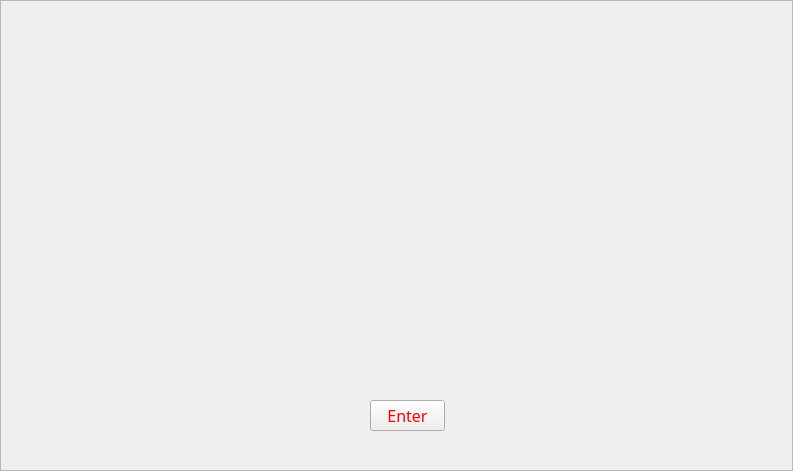
<?xml version="1.0" encoding="UTF-8"?>
<ui version="4.0">
 <class>Launch_Windows</class>
 <widget class="QWidget" name="Launch_Windows">
  <property name="geometry">
   <rect>
    <x>0</x>
    <y>0</y>
    <width>793</width>
    <height>471</height>
   </rect>
  </property>
  <property name="windowTitle">
   <string>Form</string>
  </property>
  <layout class="QGridLayout" name="gridLayout">
   <property name="leftMargin">
    <number>0</number>
   </property>
   <property name="topMargin">
    <number>0</number>
   </property>
   <property name="rightMargin">
    <number>0</number>
   </property>
   <property name="bottomMargin">
    <number>0</number>
   </property>
   <item row="0" column="0">
    <widget class="QFrame" name="frame">
     <property name="styleSheet">
      <string notr="true">#frame{
border-image:url(:/background/second_edition.png);
}</string>
     </property>
     <property name="frameShape">
      <enum>QFrame::StyledPanel</enum>
     </property>
     <property name="frameShadow">
      <enum>QFrame::Raised</enum>
     </property>
     <widget class="QPushButton" name="pushButton">
      <property name="geometry">
       <rect>
        <x>370</x>
        <y>400</y>
        <width>75</width>
        <height>31</height>
       </rect>
      </property>
      <property name="font">
       <font>
        <family>Arial Black</family>
        <pointsize>12</pointsize>
        <weight>50</weight>
        <bold>false</bold>
       </font>
      </property>
      <property name="cursor">
       <cursorShape>PointingHandCursor</cursorShape>
      </property>
      <property name="styleSheet">
       <string notr="true">QPushButton{
		color:red;
}

</string>
      </property>
      <property name="text">
       <string>Enter</string>
      </property>
     </widget>
    </widget>
   </item>
  </layout>
 </widget>
 <resources>
  <include location="config_images/background_with_logo.qrc"/>
 </resources>
 <connections/>
</ui>
